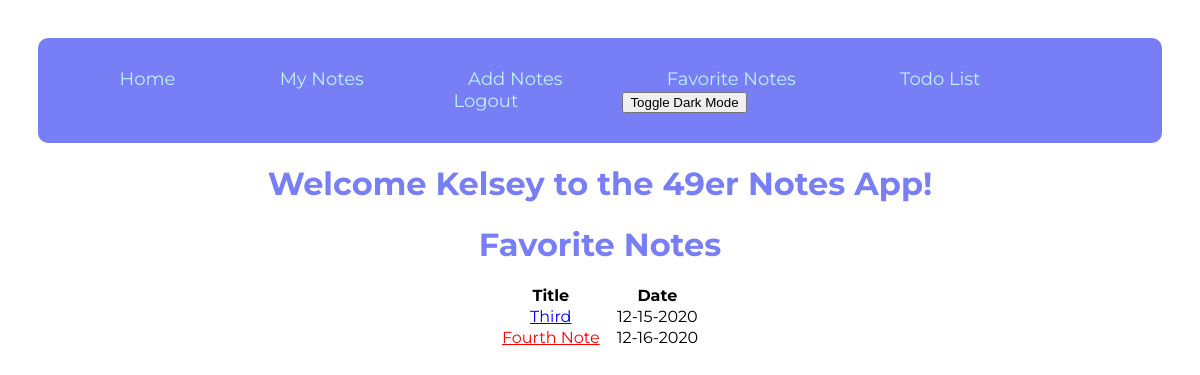
The app's page /favorite (signed in) with its own data.
### models.py (models this page shows, shortened)
class Note(db.Model):
    id = db.Column("id", db.Integer, primary_key=True)
    title = db.Column("title", db.String(200))
    text = db.Column("text", db.String(100))
    date = db.Column("date", db.String(50))
    favorite = db.Column("favorite", db.Boolean(False))
    comments = db.relationship("Comment", backref="note", cascade="all, delete-orphan", lazy=True)
    color = db.Column("color", db.String(10))
    user_id = db.Column(db.Integer, db.ForeignKey("user.id"), nullable=False)

### flask05.py (the view)
@app.route('/favorite', methods=['GET', 'POST'])
def get_favorite():
    if session.get('user'):
        my_notes = db.session.query(Note).filter_by(user_id=session['user_id']).all()
        return render_template('favorite.html', notes=my_notes, user=session['user'])
    else:
        return redirect(url_for('login'))

### templates/favorite.html (shortened to what this page needs)
<!DOCTYPE html>
<html lang="en">
<head>
    <link rel="stylesheet" href="{{ url_for('static', filename='1main.css') }}">
    <link rel="stylesheet" href="{{ url_for('static', filename='dark.css') }}">
    <link rel="stylesheet" href="{{ url_for('static', filename='final_forms.css') }}">
</head>
<body>
<nav id="nav">
    <a href="{{ url_for('index') }}">  Home</a>
    <a href="{{ url_for('get_notes') }}"> My Notes</a>
    <a href="{{ url_for('new_note') }}">Add Notes</a>
    <a href="{{ url_for('get_favorite') }}">Favorite Notes</a>
    <a href="{{ url_for('get_todo') }}"> Todo List</a>
    {% if user %}
    <a href="{{ url_for('logout') }}">Logout</a>
    <button onclick="myFunction()">Toggle Dark Mode</button>
</nav>
{% else %}
<a href="{{ url_for('login') }}">Sign In</a>
<a href="{{ url_for('register') }}">Register</a>
</nav>
{% endif %}
<h1>Welcome {{user}} to the 49er Notes App!</h1>
<h1>Favorite Notes</h1>
<div class="center">
<table>
    <tr>
        <th>Title</th>
        <th>Date</th>
    </tr>
    {% for note in notes %}
    {% if note.favorite == True %}
    <tr>
        {% if note.color == 'red' %}
        <td><a href="{{ url_for('get_note', note_id=note.id)}}" style="color:red">{{note.title}}</a></td>
        {% elif note.color == 'blue' %}
        <td><a href="{{ url_for('get_note', note_id=note.id)}}" style="color:blue">{{note.title}}</a></td>
        {% else %}
        <td><a href="{{ url_for('get_note', note_id=note.id)}}" style="color:green">{{note.title}}</a></td>
        {% endif %}
        <td>{{ note.date }}</td>
    </tr>
    {% endif %}
    {% endfor %}
</table>
</div>
</body>
</html>

### static/1main.css (style rules this page uses)
body { padding: 30px 30px; font-family: 'Montserrat'; }
h1 { color: #787FF6; text-align: center; }
#nav { background-color: #787FF6; list-style: none; text-align: center; padding: 30px 0 30px 0; border-radius: 10px; }
#nav > a { color: #bef0ff; display: inline-block; padding-right: 100px; font-size: 18px; text-decoration: none; }
table { margin: auto; border-collapse: separate; border-spacing: 15px 0; }
.center { text-align: center; }

### static/dark.css (style rules this page uses)
body { background-color: white; color: black; }

### records on screen
Note: title "Third", date "12-15-2020"
Note: title "Fourth Note", date "12-16-2020"

### other values on screen
{{ user }} "Kelsey"
